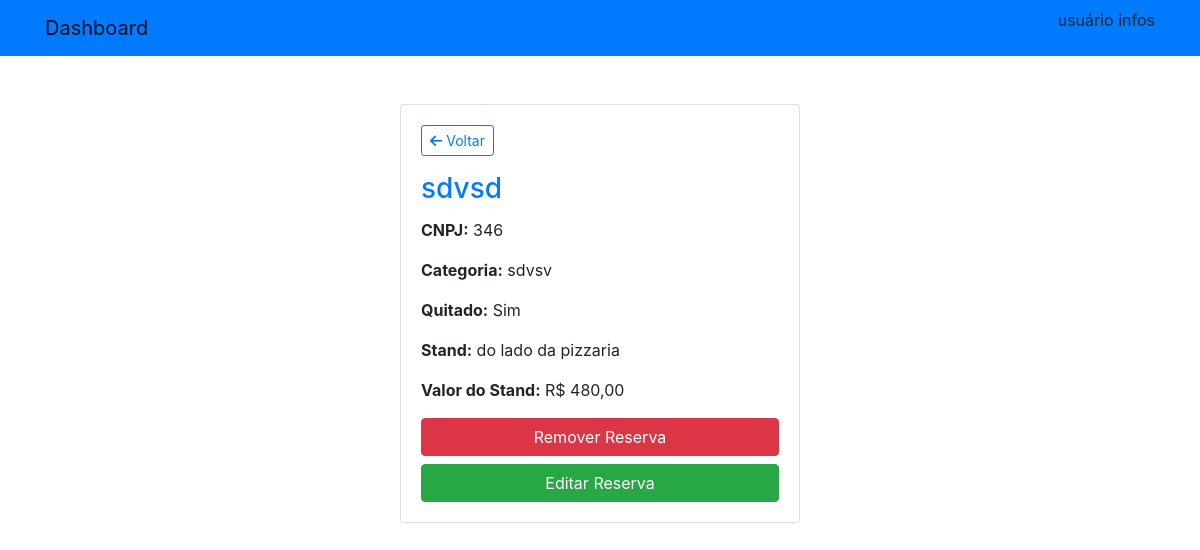
/reservas/reservas/detail/4, run on the app's committed database.
### reservas/models.py (models this page shows, shortened)
class Reserva(models.Model):
    cnpj = models.CharField(max_length=18)
    nome_empresa = models.CharField(max_length=160)
    categoria_empresa = models.CharField(max_length=160)
    quitado = models.BooleanField()
    stand = models.OneToOneField(Stand, on_delete=models.CASCADE)

### stands/models.py (models this page shows)
class Stand(models.Model):
    localizacao = models.CharField(max_length=160)
    cumprimento = models.IntegerField()
    largura = models.IntegerField()
    valor = models.IntegerField()
    imagem = models.ImageField(upload_to='media')
    def __str__(self) -> str:
        return f"{self.localizacao}"

### reservas/views.py (the view)
# urls.py: path('reservas/detail/<pk>', ReservaDetailView.as_view(), name='detail'),
class ReservaDetailView(DetailView):
    model = Reserva
    template_name = "detail.html"

### reservas/templates/detail.html
{% extends 'base.html' %}
{% load bootstrap4 %}
{% block content %}
<div class="container my-5">
    <div class="card mx-auto" style="max-width: 400px;">
        <div class="card-body">
            <a class="btn btn-outline-primary btn-sm mb-3" href="{% url 'reservas' %}">
                <i class="fas fa-arrow-left"></i> Voltar
            </a>
            <h3 class="card-title text-primary">{{ object.nome_empresa }}</h3>
            <p class="card-text"><strong>CNPJ:</strong> {{ object.cnpj }}</p>
            <p class="card-text"><strong>Categoria:</strong> {{ object.categoria_empresa }}</p>
            <p class="card-text"><strong>Quitado:</strong> {% if object.quitado %} Sim {% else %} Não {% endif %}</p>
            <p class="card-text"><strong>Stand:</strong> {{ object.stand }}</p>
            <p class="card-text"><strong>Valor do Stand:</strong> R$ {{ object.stand.valor|floatformat:2 }}</p>
            <a href="{% url 'reserva_delete' object.pk %}" class="btn btn-danger btn-block">
                Remover Reserva
            </a>
            <a href="{% url 'reserva_update' object.pk %}" class="btn btn-success btn-block">
                Editar Reserva
            </a>
        </div>
    </div>
</div>
{% endblock %}

### data on the page
Reserva: nome_empresa "sdvsd", cnpj "346", categoria_empresa "sdvsv", stand "do lado da pizzaria", stand.valor "480,00"
